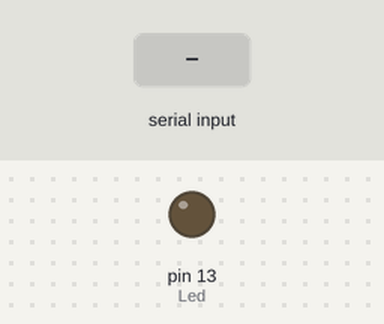
The sketch below on a simulated Arduino Uno, built with avr-gcc and run on an emulated ATmega328P. On the bench: output pins drawn as LEDs (lit = HIGH). The inputs (shaded band) are chosen by the test bench.

Above: at 1.2 s.
1.3 s: "H" received over the second serial link
At 2.4 s:
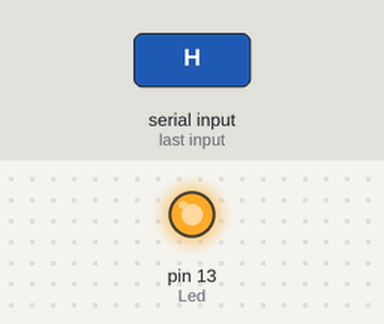
2.8 s: "L" received over the second serial link
At 3.5 s:
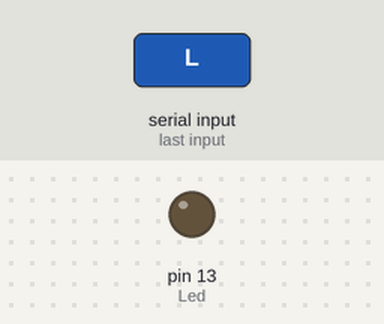
Timing chart, 0 to 5.8 s (numbered marks = the images above; inputs shaded):
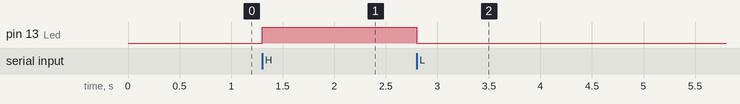

The sketch:

DemoLEd.ino
```cpp
// Creado ChepeCarlos de ALSW
// Tutorial Completo en https://nocheprogramacion.com
// Canal Youtube https://youtube.com/alswnet?sub_confirmation=1

#include <SoftwareSerial.h>//Se puede emular mas de un puerto serial

int Led = 13;// I/O donde esta conectado el led

SoftwareSerial BTSerial(3, 2); // RX | TX Poner los pines que usas

void setup() {
  pinMode(Led, OUTPUT);
  BTSerial.begin(9600);//Inicializar comunicacion
}

void loop() {
  while (BTSerial.available()) {
    char data = (char)BTSerial.read();
    if ( data == 'H')
      digitalWrite(Led, 1);
    else if ( data == 'L')
      digitalWrite(Led, 0);
  }
}
```

Measured:
- after the input at 1.3 s, pin 13 (Led): LOW → HIGH at once
- after the input at 2.8 s, pin 13 (Led): HIGH → LOW at once
